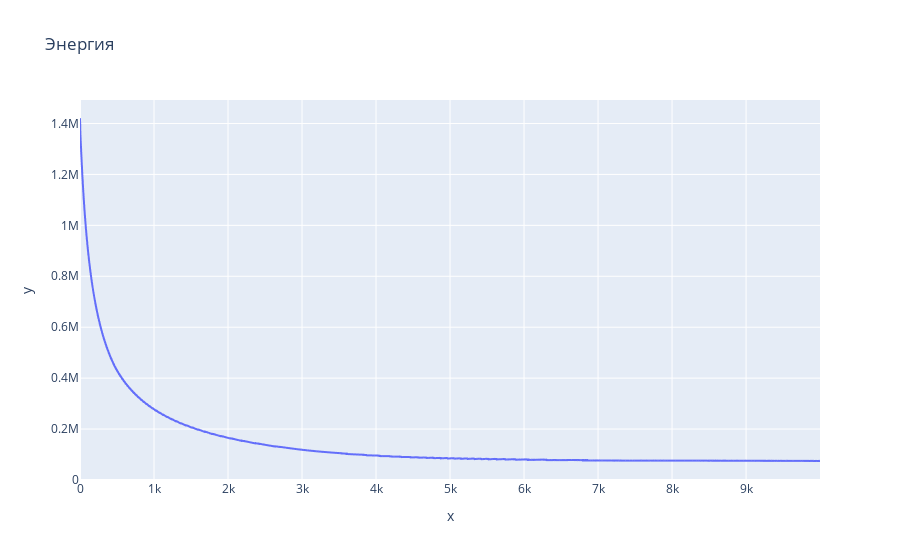

Notebook code for this chart:
### Code cell
optimizer = torch.optim.Adam([matrix], lr=0.001)
#optimizer = torch.optim.AdamW([matrix], lr=0.0001)
#optimizer = torch.optim.SGD([matrix], lr=0.01, momentum=0.9)
#optimizer = torch.optim.LBFGS([matrix], lr=0.52)
#import torch.optim.lr_scheduler as sh
#scheduler = torch.optim.lr_scheduler.ExponentialLR(optimizer, gamma=1.001)
#scheduler = sh.MultiStepLR(optimizer, milestones=[100, 200], gamma=3)

fn_epoch = []
var_epoch = []

for i in tqdm(range(10000)):
    var_epoch.append(matrix.clone())
    optimizer.zero_grad()
    function_result = sym_syst( matrix, distal, proximal, D, dia_len,
        height, n, a, b, c, add_en,  ret_vol=False, vol_type=vol_type)
    fn_epoch.append(function_result.data.cpu().numpy().copy())
    function_result.backward()
    optimizer.step()
    #scheduler.step()

fn_history.extend(fn_epoch)
var_history.extend(var_epoch)

fn_history_np = np.concatenate(fn_history)
fig = px.line(y=fn_history_np, x=range(len(fn_history_np)), title='Энергия')
fig.show()

#plt.plot(fn_history)
print(min(fn_history_np))

### Figure 1 — Plotly figure (JSON) as saved in the notebook; plotly's stock layout.template omitted (floating-point values rounded to 4 significant figures; data arrays with more than 128 entries replaced by an {"elided": "..."} marker saying what was removed)
{"data": [{"hovertemplate": "x=%{x}<br>y=%{y}<extra></extra>", "legendgroup": "", "line": {"color": "#636efa", "dash": "solid"}, "marker": {"symbol": "circle"}, "mode": "lines", "name": "", "showlegend": false, "type": "scattergl", "x": {"elided": "10000 int values"}, "xaxis": "x", "y": {"elided": "10000 float values"}, "yaxis": "y"}], "layout": {"legend": {"tracegroupgap": 0}, "title": {"text": "Энергия"}, "xaxis": {"anchor": "y", "domain": [0, 1], "title": {"text": "x"}}, "yaxis": {"anchor": "x", "domain": [0, 1], "title": {"text": "y"}}}}
